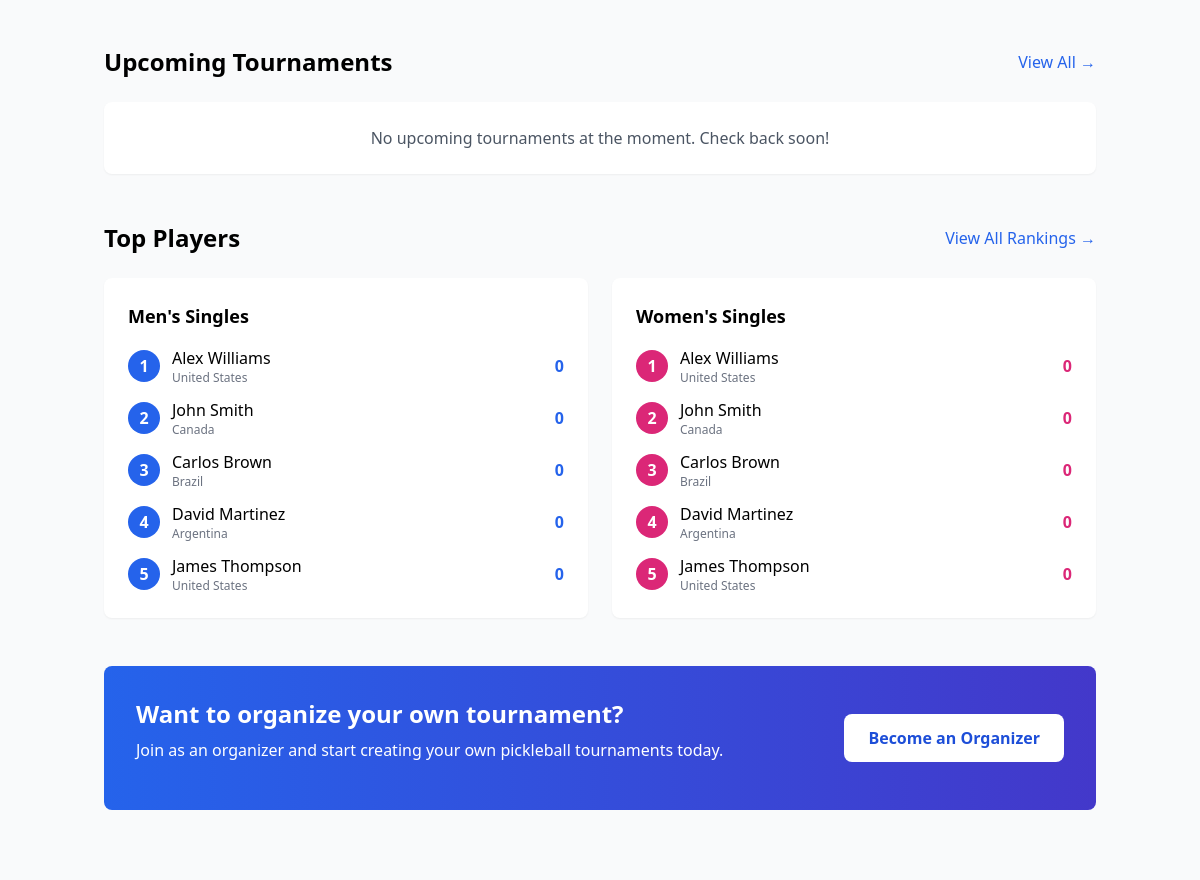
The page /index (middle part) on the database as committed earlier.
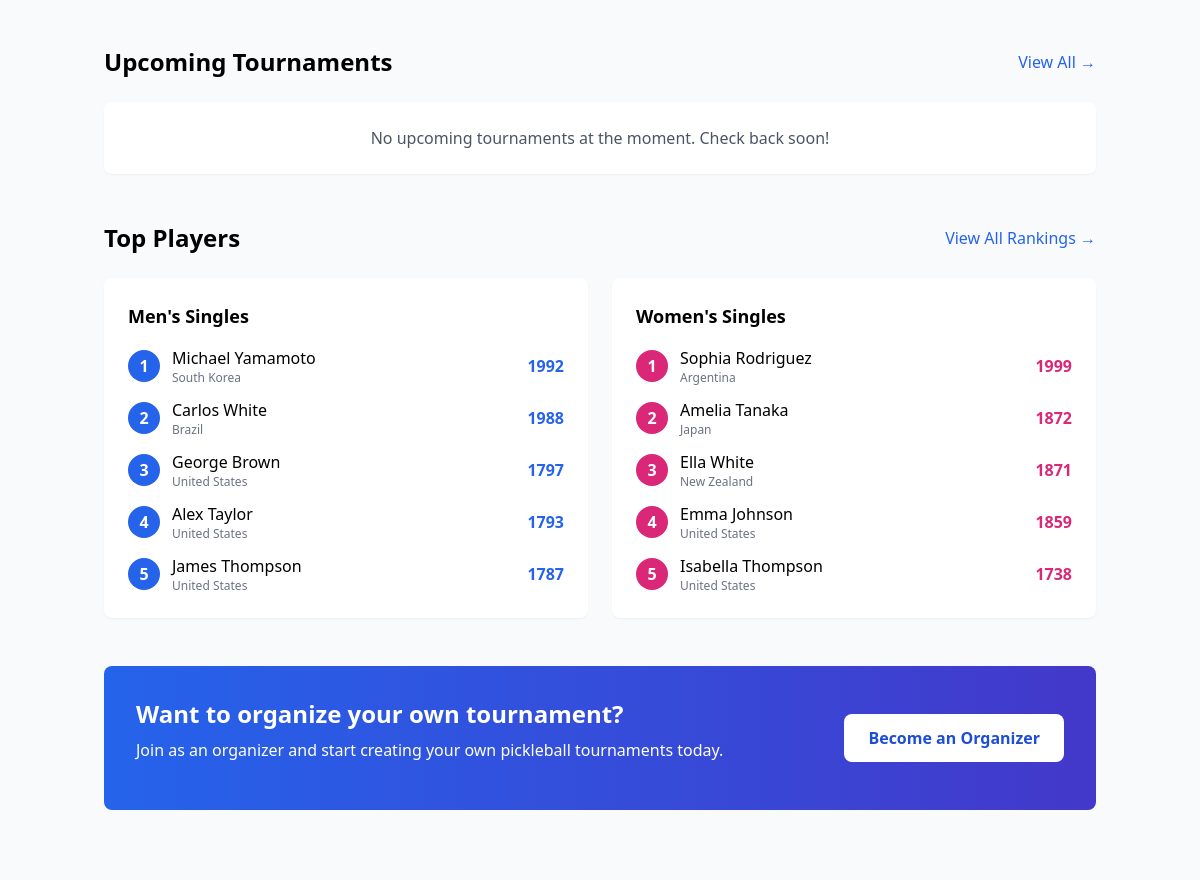
The same page on the database as committed later.
### app/models.py (models this page shows, shortened)
class PlayerProfile(db.Model):
    id = db.Column(db.Integer, primary_key=True)
    user_id = db.Column(db.Integer, db.ForeignKey('user.id'))
    full_name = db.Column(db.String(100), nullable=False)
    country = db.Column(db.String(100))
    city = db.Column(db.String(100))
    age = db.Column(db.Integer)
    bio = db.Column(db.Text)
    plays = db.Column(db.String(50))  # Right-handed, Left-handed
    height = db.Column(db.String(20))  # Height in ft and inches
    paddle = db.Column(db.String(100))  # Paddle model they use
    profile_image = db.Column(db.String(255))
    action_image = db.Column(db.String(255))
    banner_image = db.Column(db.String(255))
    instagram = db.Column(db.String(255))
    facebook = db.Column(db.String(255))
    twitter = db.Column(db.String(255))
    turned_pro = db.Column(db.Integer)
    mens_singles_points = db.Column(db.Integer, default=0)
    womens_singles_points = db.Column(db.Integer, default=0)
    mens_doubles_points = db.Column(db.Integer, default=0)
    womens_doubles_points = db.Column(db.Integer, default=0)
    mixed_doubles_points = db.Column(db.Integer, default=0)
    registrations = db.relationship('Registration',
                                    backref='player',
                                    lazy='dynamic',
                                    foreign_keys='Registration.player_id')
    partner_registrations = db.relationship('Registration',
                                            backref='partner',
                                            lazy='dynamic',
                                            foreign_keys='Registration.partner_id')

### app/main/routes.py (the view)
@bp.route('/')
@bp.route('/index')
def index():
    upcoming_tournaments = Tournament.query.filter_by(status=TournamentStatus.UPCOMING).order_by(Tournament.start_date).limit(3).all()
    ongoing_tournaments = Tournament.query.filter_by(status=TournamentStatus.ONGOING).all()
    completed_tournaments = Tournament.query.filter_by(status=TournamentStatus.COMPLETED).order_by(Tournament.end_date.desc()).limit(3).all()
    top_mens_singles = PlayerProfile.query.order_by(PlayerProfile.mens_singles_points.desc()).limit(5).all()
    top_womens_singles = PlayerProfile.query.order_by(PlayerProfile.womens_singles_points.desc()).limit(5).all()
    top_mens_doubles = PlayerProfile.query.order_by(PlayerProfile.mens_doubles_points.desc()).limit(5).all()
    top_womens_doubles = PlayerProfile.query.order_by(PlayerProfile.womens_doubles_points.desc()).limit(5).all()
    top_mixed_doubles = PlayerProfile.query.order_by(PlayerProfile.mixed_doubles_points.desc()).limit(5).all()
    return render_template('main/index.html',
                           title='Home',
                           upcoming_tournaments=upcoming_tournaments,
                           ongoing_tournaments=ongoing_tournaments,
                           completed_tournaments=completed_tournaments,
                           top_mens_singles=top_mens_singles,
                           top_womens_singles=top_womens_singles,
                           top_mens_doubles=top_mens_doubles,
                           top_womens_doubles=top_womens_doubles,
                           top_mixed_doubles=top_mixed_doubles)

### app/templates/main/index.html (shortened to what the changed rows need)
{% extends "base.html" %}
{% block content %}
<div class="mb-12">
    <div class="flex justify-between items-center mb-6">
        <h2 class="text-2xl font-bold">Upcoming Tournaments</h2>
    </div>
</div>
<div class="mb-12">
    <div class="flex justify-between items-center mb-6">
        <h2 class="text-2xl font-bold">Top Players</h2>
    </div>
    <div class="grid grid-cols-1 md:grid-cols-2 gap-6">
        <div class="bg-white p-6 rounded-lg shadow-sm">
            <div class="space-y-3">
                {% for player in top_mens_singles[:5] %}
                    <div class="flex items-center justify-between">
                        <div class="flex items-center">
                            <div class="w-8 h-8 bg-blue-600 text-white rounded-full flex items-center justify-center mr-3 font-bold">
                                {{ loop.index }}
                            </div>
                            <div>
                                <a href="{{ url_for('main.player_detail', id=player.id) }}" class="font-medium hover:text-blue-600">{{ player.full_name }}</a>
                                <div class="text-xs text-gray-500">{{ player.country }}</div>
                            </div>
                        </div>
                        <div class="font-bold text-blue-600">{{ player.mens_singles_points }}</div>
                    </div>
                {% else %}
                    <p class="text-gray-600 text-center">No rankings available.</p>
                {% endfor %}
            </div>
        </div>
        <div class="bg-white p-6 rounded-lg shadow-sm">
            <div class="space-y-3">
                {% for player in top_womens_singles[:5] %}
                    <div class="flex items-center justify-between">
                        <div class="flex items-center">
                            <div class="w-8 h-8 bg-pink-600 text-white rounded-full flex items-center justify-center mr-3 font-bold">
                                {{ loop.index }}
                            </div>
                            <div>
                                <a href="{{ url_for('main.player_detail', id=player.id) }}" class="font-medium hover:text-blue-600">{{ player.full_name }}</a>
                                <div class="text-xs text-gray-500">{{ player.country }}</div>
                            </div>
                        </div>
                        <div class="font-bold text-pink-600">{{ player.womens_singles_points }}</div>
                    </div>
                {% else %}
                    <p class="text-gray-600 text-center">No rankings available.</p>
                {% endfor %}
            </div>
        </div>
    </div>
</div>
<div class="bg-gradient-to-r from-blue-600 to-indigo-700 rounded-lg p-8 mb-12 text-white">
    <div class="md:flex items-center justify-between">
        <div class="mb-6 md:mb-0 md:w-2/3">
            <h2 class="text-2xl font-bold mb-2">Want to organize your own tournament?</h2>
        </div>
    </div>
</div>
{% endblock %}

Rows that differ between the two databases and show on the page:
no longer on this page (row edited): PlayerProfile: full_name "Alex Williams", country "United States", mens_singles_points "0", womens_singles_points "0"
no longer on this page (row edited): PlayerProfile: full_name "John Smith", country "Canada", mens_singles_points "0", womens_singles_points "0"
no longer on this page (row edited): PlayerProfile: full_name "Carlos Brown", country "Brazil", mens_singles_points "0", womens_singles_points "0"
no longer on this page (row edited): PlayerProfile: full_name "David Martinez", country "Argentina", mens_singles_points "0", womens_singles_points "0"
no longer on one of the page's lists (row edited): PlayerProfile: full_name "James Thompson", country "United States", womens_singles_points "0"
added PlayerProfile: full_name "Michael Yamamoto", country "South Korea", mens_singles_points "1992", shown under "Men's Singles"
added PlayerProfile: full_name "Carlos White", country "Brazil", mens_singles_points "1988", shown under "Men's Singles"
now on this page (row edited): PlayerProfile: full_name "George Brown", country "United States", mens_singles_points "1797", shown under "Men's Singles"
added PlayerProfile: full_name "Alex Taylor", country "United States", mens_singles_points "1793", shown under "Men's Singles"
changed PlayerProfile "James Thompson": mens_singles_points "0" → "1787"
added PlayerProfile: full_name "Sophia Rodriguez", country "Argentina", womens_singles_points "1999", shown under "Women's Singles"
added PlayerProfile: full_name "Amelia Tanaka", country "Japan", womens_singles_points "1872", shown under "Women's Singles"
added PlayerProfile: full_name "Ella White", country "New Zealand", womens_singles_points "1871", shown under "Women's Singles"
added PlayerProfile: full_name "Emma Johnson", country "United States", womens_singles_points "1859", shown under "Women's Singles"
added PlayerProfile: full_name "Isabella Thompson", country "United States", womens_singles_points "1738", shown under "Women's Singles"
